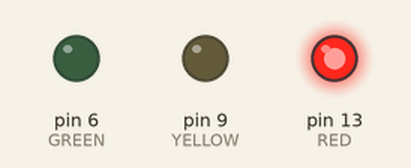
Recording of a sketch running on a simulated Arduino Uno, built with avr-gcc and run on an emulated ATmega328P. Parts: output pins drawn as LEDs (lit = HIGH).

Above: at 0.5 s.
At 2.5 s:
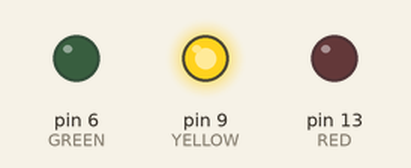
At 4.5 s:
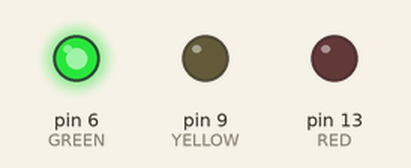
At 5.5 s:
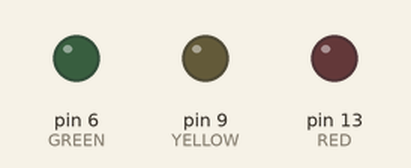
Timing chart, 0 to 7.8 s (numbered marks = the images above):
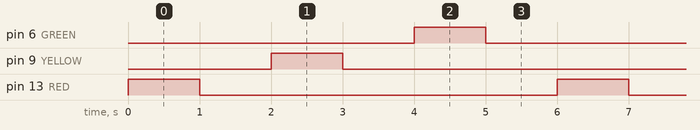

Measured:
- by itself, pin 6 (GREEN), pin 9 (YELLOW), pin 13 (RED): alternates HIGH for 1.0 s and LOW for 5.0 s
- by itself, everything shown: repeats every 6.0 s, in 6 steps

The sketch:

blinking_multiled.ino
```cpp
/*
  This program builds upon the previous single blinking LED.
  Get that working in both Tinkercad and hardware before attempting this.

  Then copy the Tinkercad circuit. Add the yellow LED. Again test it.

  Then add the green and test.

  The circuit should blink red then yellow then green, each for 1 second.
*/


const int RED = 13;
const int YELLOW = 9;
const int GREEN = 6;

void setup()
{
  pinMode(RED, OUTPUT);
  pinMode(YELLOW, OUTPUT);
  pinMode(GREEN, OUTPUT);
}

void loop()
{
  digitalWrite(RED, HIGH);
  delay(1000);
  digitalWrite(RED, LOW);
  delay(1000);
  digitalWrite(YELLOW, HIGH);
  delay(1000);
  digitalWrite(YELLOW, LOW);
  delay(1000);
  digitalWrite(GREEN, HIGH);
  delay(1000);
  digitalWrite(GREEN, LOW);
  delay(1000);
}


/*
  Bored? Try:

  1. Imagine these are traffic lights that cycle every 10 seconds.
  Change the delay times so that red and green are on for 4 seconds
  each and yellow for 2 seconds.

  2. Reversing the lighting order of LEDs,
  green then yellow then red (in software).

  3. Also try making the LEDs blink at the same time.
*/
```
